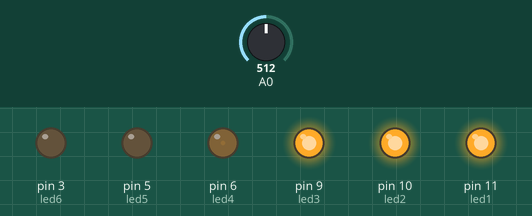
The sketch below on a simulated Arduino Uno, built with avr-gcc and run on an emulated ATmega328P. Parts: output pins drawn as LEDs (lit = HIGH). The inputs (shaded band) are chosen by the test bench; at power-on: A0 = 512.

Above: at 1.2 s.
1.3 s: A0 set to 716
At 2.2 s:
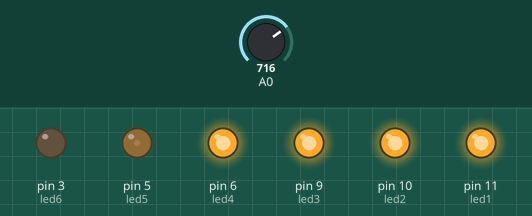
2.8 s: A0 set to 900
At 3.3 s:
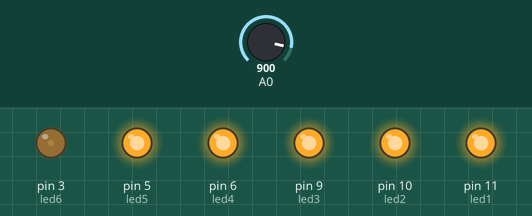
4.3 s: A0 set to 1023
At 5.5 s:
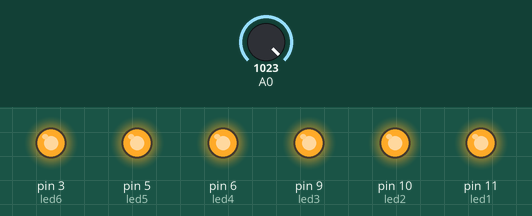
5.8 s: A0 set to 511
At 6.8 s:
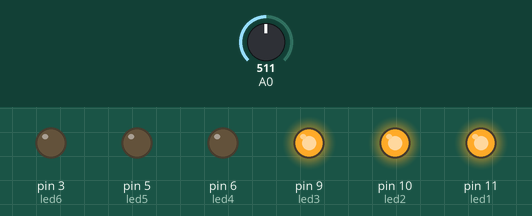
7.3 s: A0 set to 306
At 8.0 s:
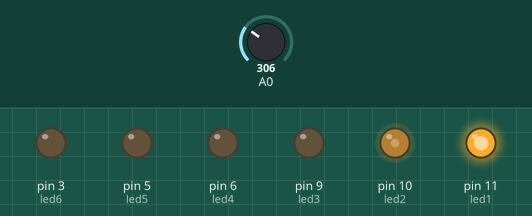
Timing chart, 0 to 9.8 s (numbered marks = the images above; inputs shaded):
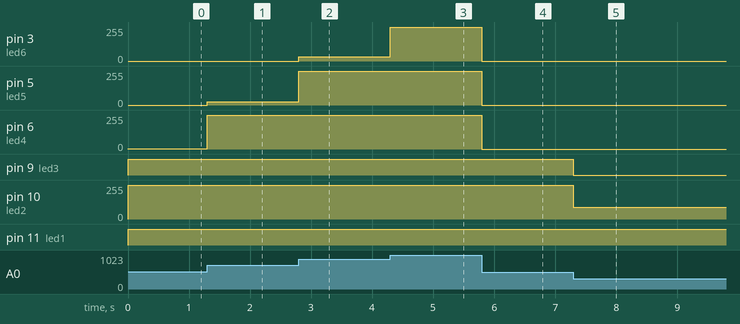

Measured:
- after the input at 1.3 s, pin 5 (led5): 0/255 → 24/255 at once; pin 6 (led4): 1/255 → 255/255 at once
- after the input at 2.8 s, pin 3 (led6): 0/255 → 33/255 at once; pin 5 (led5): 24/255 → 255/255 at once
- after the input at 4.3 s, pin 3 (led6): 33/255 → 255/255 at once
- after the input at 5.8 s, pin 3 (led6), pin 5 (led5), pin 6 (led4): 255/255 → 0/255 at once
- after the input at 7.3 s, pin 9 (led3): HIGH → LOW at once; pin 10 (led2): 255/255 → 90/255 at once

The sketch:

power.ino
```cpp
/*
Da power
 */

// Pin 13 has an LED connected on most Arduino boards.
// give it a name:
int led1 = 11;
int led2 = 10;
int led3 = 9;
int led4 = 6;
int led5 = 5;
int led6 = 3;

// the setup routine runs once when you press reset:
void setup() {
  // initialize the digital pin as an output.
  Serial.begin(9600);
  pinMode(led1, OUTPUT);
  pinMode(led2, OUTPUT);
  pinMode(led3, OUTPUT);
  pinMode(led4, OUTPUT);
  pinMode(led5, OUTPUT);
  pinMode(led6, OUTPUT);
}

// the loop routine runs over and over again forever:
void loop() {
    int sensorValue = analogRead(A0);
    analogWrite(led1, ledOutput(sensorValue, ( 1024 / 6 ) * 0 , (1024 / 6) * 1));
    analogWrite(led2, ledOutput(sensorValue, ( 1024 / 6 ) * 1 , (1024 / 6) * 2));
    analogWrite(led3, ledOutput(sensorValue, ( 1024 / 6 ) * 2 , (1024 / 6) * 3));
    analogWrite(led4, ledOutput(sensorValue, ( 1024 / 6 ) * 3 , (1024 / 6) * 4));
    analogWrite(led5, ledOutput(sensorValue, ( 1024 / 6 ) * 4 , (1024 / 6) * 5));
    analogWrite(led6, ledOutput(sensorValue, ( 1024 / 6 ) * 5 , (1024 / 6) * 6));
}

int ledOutput(int currentValue, int startRange, int endRange) {
  if (currentValue < startRange ) {
    return 0;
  }
  if (currentValue > endRange) {
    return 255;
  }
  else {
    int range = endRange - startRange;
    int onSpan = currentValue - startRange;
    return (onSpan * range) / 255;
  }
}
```
